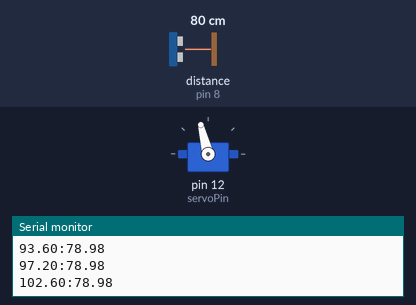
Bench run of a sketch on a simulated Arduino Uno, built with avr-gcc and run on an emulated ATmega328P. Parts: servo, the last lines printed to the serial monitor. Wiring (inferred from the names in the program): ultrasonic range finder: trigger pin 9; echo pin 8. The test bench sets the inputs (shaded band); at power-on: distance to the obstacle (sensor on pin 8) 80 cm. The echo pulse lasts 58.3 µs per cm.

Above: at 1.2 s.
1.3 s: distance to the obstacle (sensor on pin 8) set to 120 cm
At 1.65 s:
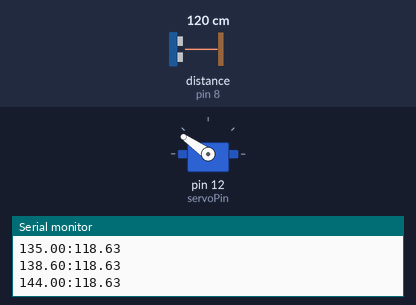
4.3 s: distance to the obstacle (sensor on pin 8) set to 2 cm
At 4.65 s:
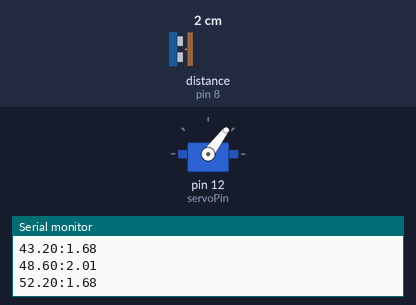
Timing chart, 0 to 43.5 s (numbered marks = the images above; inputs shaded):
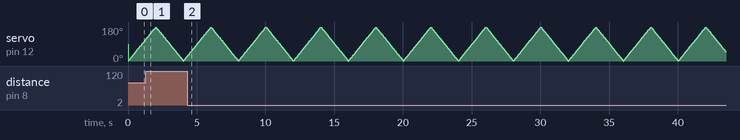

The sketch:

ultrasons.ino
```cpp
#include <Servo.h>
const int trigPin = 9;
const int echoPin = 8;
const int servoPin = 12;
float anguloActual = 0;
float angulo = 1.8;
unsigned long duracionServo = 0;
unsigned long anterior = 0;
unsigned long anteriorEnvio = 0;

Servo servoMotor;
long duracion;
float distancia;

void setup() {

  Serial.begin(9600);
  pinMode(trigPin, OUTPUT);
  pinMode(echoPin, INPUT);
  servoMotor.attach(servoPin);
}

void loop() {

  if (millis() - anterior >= 50) {

    anterior = millis();
    digitalWrite(trigPin, HIGH);
    delayMicroseconds(10);  //Esto, básicamente es como un gatillo, le dice que active el trigPin que, los 10 microsegundos son mínimamente necesarios para que se encienda
    digitalWrite(trigPin, LOW);

    /* mide cuantos microsegundos tarda en volver el eco, si en 15 milisegundos no detecta nada corta la espera para no congelar el programa
    tiene hasta 2,5 m de rango para detectar. multiplicamos el tiempo por 0,034 (velocidad sonido en cm/microsec) y divide entre 2 (ida y vuelta) */
    distancia = pulseIn(echoPin, HIGH, 15000) * 0.034 / 2;
  }

  if (millis() - duracionServo >= 20) {
    //1,8
    duracionServo = millis();
    anguloActual = anguloActual + angulo;

    servoMotor.write(anguloActual);

    if (anguloActual >= 180 || anguloActual <= 0) {
      angulo = -angulo;
    }

    servoMotor.write((int)anguloActual);

  }
  // Envío de datos cada 50 ms
  if (millis() - anteriorEnvio >= 50) {

    anteriorEnvio = millis();

    Serial.print(anguloActual);
    Serial.print(":");
    Serial.println(distancia);
  }
}
```
